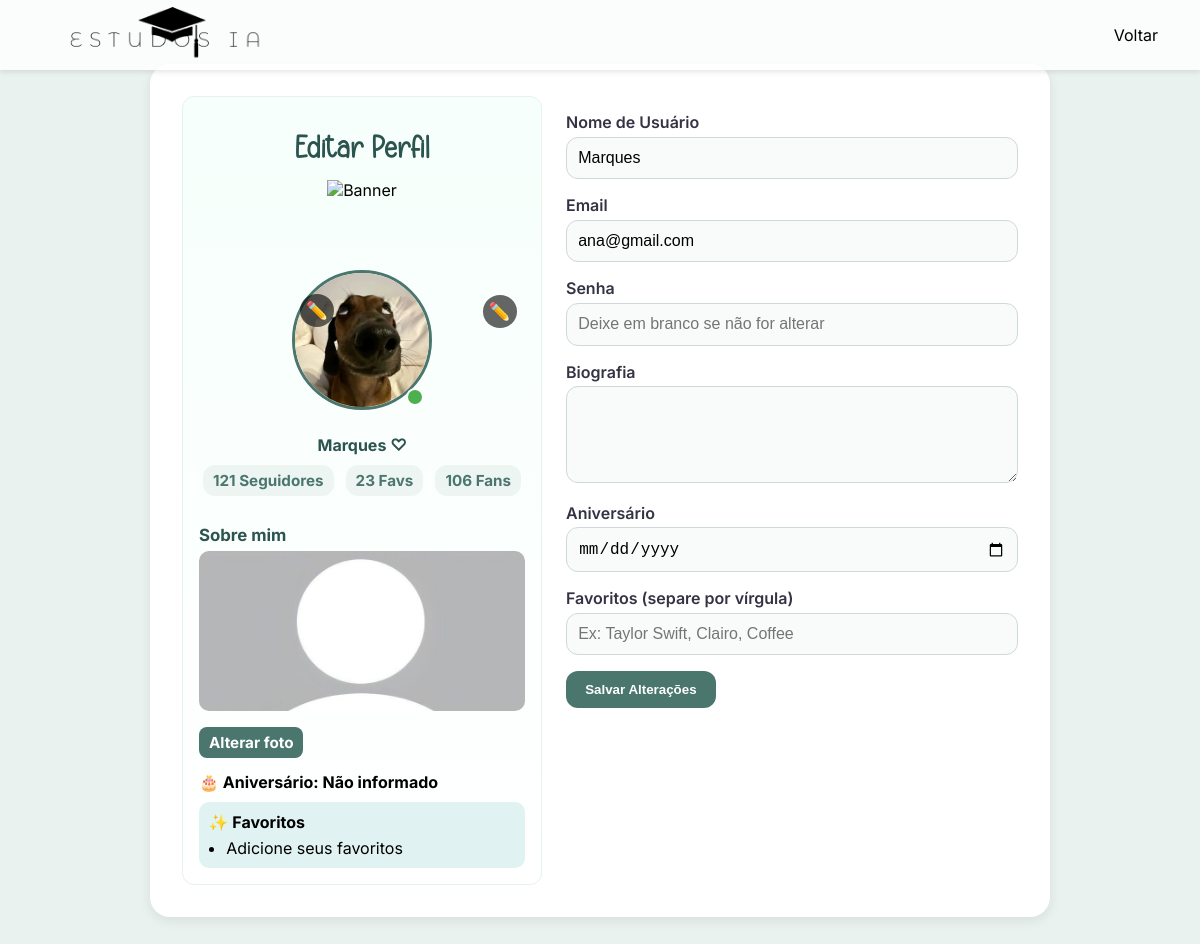
The app's page /editar_usuario.php (signed in) with its own data.
### tables this page shows
CREATE TABLE `usuarios` (
  `id` int(11) NOT NULL,
  `nome` varchar(100) NOT NULL,
  `email` varchar(100) NOT NULL,
  `senha` varchar(255) DEFAULT NULL,
  `biografia` text DEFAULT NULL,
  `foto` varchar(255) DEFAULT NULL,
  `arvore_escolhida` int(11) DEFAULT NULL,
  `ultimo_login` datetime DEFAULT current_timestamp(),
  `token` varchar(255) DEFAULT NULL,
  `expira_token` datetime DEFAULT NULL,
  `codigo_verificacao` varchar(10) DEFAULT NULL,
  `verificado` tinyint(4) DEFAULT 0,
  `username` varchar(50) DEFAULT NULL,
  `apelido` varchar(50) DEFAULT NULL,
  `data_nascimento` date DEFAULT NULL,
  `escola` varchar(100) DEFAULT NULL,
  `foto_pessoal` varchar(255) DEFAULT NULL,
  `preferencias` text DEFAULT NULL,
  `tags` varchar(255) DEFAULT NULL,
  `favoritos` text DEFAULT NULL,
  `data_criacao` datetime DEFAULT current_timestamp(),
  `bio_foto` varchar(255) DEFAULT NULL,
  `banner` varchar(255) DEFAULT NULL,
  `aniversario` date DEFAULT NULL
);

### editar_usuario.php (the view, shortened to what this page needs)
<?php
include('conexao.php');
$usuario_id = $_SESSION['usuario_id'];
$sql = "SELECT nome, email, biografia, foto FROM usuarios WHERE id = ?";
$stmt = $conn->prepare($sql);
$stmt->bind_param('i', $usuario_id);
$stmt->execute();
$stmt->store_result();
$stmt->bind_result($nome, $email, $biografia, $foto);
$has_aniversario = $conn->query("SHOW COLUMNS FROM usuarios LIKE 'aniversario'")->num_rows > 0;
$has_favoritos   = $conn->query("SHOW COLUMNS FROM usuarios LIKE 'favoritos'")->num_rows > 0;
$has_bio_foto    = $conn->query("SHOW COLUMNS FROM usuarios LIKE 'bio_foto'")->num_rows > 0;
$has_banner      = $conn->query("SHOW COLUMNS FROM usuarios LIKE 'banner'")->num_rows > 0;
$aniversario_db = '';
$favoritos_db   = '';
$bio_foto_db    = '';
if ($has_aniversario || $has_favoritos || $has_bio_foto || $has_banner) {
    $cols = [];
    if ($has_aniversario) $cols[] = 'aniversario';
    if ($has_favoritos)   $cols[] = 'favoritos';
    if ($has_bio_foto)    $cols[] = 'bio_foto';
    if ($has_banner)      $cols[] = 'banner';
    $sql2 = "SELECT " . implode(', ', $cols) . " FROM usuarios WHERE id = ?";
    $stmt2 = $conn->prepare($sql2);
    $stmt2->bind_param('i', $usuario_id);
    $stmt2->execute();
    $stmt2->store_result();
    $bind_names = [];
    $meta = $stmt2->result_metadata();
    $fields = [];
    foreach ($meta->fetch_fields() as $field) {
        $fields[] = &$row[$field->name];
        $bind_names[] = &$row[$field->name];
    }
    if (!empty($bind_names)) {
        if ($has_favoritos && isset($row['favoritos']))     $favoritos_db   = $row['favoritos'];
    }
}
$seguidores_count = 121;
$favoritos_count  = 23;
$fans_count       = 106;
?>
<!DOCTYPE html>
<html lang="pt-BR">
<head>
  <link href="https://unpkg.com/cropperjs@1.5.13/dist/cropper.min.css" rel="stylesheet"/>
</head>
<body>
  <header>
    <div class="logo"><img src="/imagens/logoatual.png" alt="Logo"></div>
    <nav>
      <ul>
          <li><a href="/inicio.php">Voltar</a></li>
      </ul>
    </nav>
  </header>
<div class="container">
<div class="preview">
  <h1>Editar Perfil</h1>
  <div class="perfil-banner">
    <label for="banner-file" class="edit-icon">✏️</label>
  </div>
  <div class="perfil-foto">
    <img id="preview-img" src="<?php echo !empty($foto) && file_exists($foto) ? $foto : 'imagens/usuarios/default.jpg'; ?>" alt="Preview">
    <label for="foto" class="edit-icon small left">✏️</label>
    <div class="online-bullet" title="Online"></div>
  </div>
  <div style="margin-top: .5rem; font-weight:700; color:#2c544f;">
    <?php echo htmlspecialchars($nome); ?> ♡
  </div>
  <div class="counts" aria-hidden="true">
    <div class="item"><?php echo $seguidores_count; ?> Seguidores</div>
    <div class="item"><?php echo $favoritos_count; ?> Favs</div>
    <div class="item"><?php echo $fans_count; ?> Fans</div>
  </div>
  <div class="about">
    <h4>Sobre mim</h4>
    <?php if (!empty($bio_foto_db) && file_exists($bio_foto_db)): ?>
  <img class="bio-photo-preview" id="bio-preview-sidebar" src="<?php echo $bio_foto_db; ?>" alt="">
<?php else: ?>
  <img class="bio-photo-preview" id="bio-preview-sidebar" src="imagens/bio/default.jpg" alt="">
<?php endif; ?>
    <label for="bio_foto_file" class="bio-file-label">Alterar foto</label>
    <div style="margin-top:.6rem; font-weight:700;">
      🎂 Aniversário:
      <?php echo ($has_aniversario && !empty($aniversario_db)) ? date('d/m/Y', strtotime($aniversario_db)) : 'Não informado'; ?>
    </div>
    <div class="favoritos-box">
      <strong>✨ Favoritos</strong>
      <ul style="margin: .4rem 0 0 1.1rem; padding:0;">
        <?php
          if ($has_favoritos && !empty($favoritos_db)) {
              $lista = explode(',', $favoritos_db);
              foreach ($lista as $it) {
                  echo "<li>" . htmlspecialchars(trim($it)) . "</li>";
              }
          } else {
              echo "<li>Adicione seus favoritos</li>";
          }
        ?>
      </ul>
    </div>
  </div>
</div>
  <div>
    <form method="POST" enctype="multipart/form-data" id="perfil-form">
      <label for="nome_usuario">Nome de Usuário</label>
      <input type="text" name="nome_usuario" id="nome_usuario" value="<?php echo htmlspecialchars($nome); ?>" required>
      <label for="email">Email</label>
      <input type="email" name="email" id="email" value="<?php echo htmlspecialchars($email); ?>" required>
      <label for="senha">Senha</label>
      <input type="password" name="senha" placeholder="Deixe em branco se não for alterar">
      <label for="biografia">Biografia</label>
      <textarea name="biografia" id="biografia" rows="4"><?php echo htmlspecialchars($biografia); ?></textarea>
      <?php if ($has_aniversario): ?>
        <label for="aniversario">Aniversário</label>
        <input type="date" name="aniversario" id="aniversario" value="<?php echo !empty($aniversario_db) ? htmlspecialchars(date('Y-m-d', strtotime($aniversario_db))) : ''; ?>">
      <?php else: ?>
      <?php endif; ?>
      <?php if ($has_favoritos): ?>
        <label for="favoritos">Favoritos (separe por vírgula)</label>
        <input type="text" name="favoritos" id="favoritos" value="<?php echo htmlspecialchars($favoritos_db); ?>" placeholder="Ex: Taylor Swift, Clairo, Coffee">
      <?php else: ?>
      <?php endif; ?>
      <div class="botoes">
        <button type="submit">Salvar Alterações</button>
      </div>
    </form>
  </div>
</div>
</body>
</html>

### editar_usuario.php (style rules this page uses)
* { box-sizing: border-box; }
header { position: fixed; top:0; left:0; width:100%; height:70px; background:#ffffffcc; display:flex; justify-content:space-between; align-items:center; padding:0 2rem; box-shadow:0 2px 5px rgba(0,0,0,0.1); z-index:1000; }
header .logo img { height:450px;width:auto;display:block; margin-left: -85px; }
nav ul { list-style:none; display:flex; align-items:center; gap:20px; margin:0; }
nav ul li a { text-decoration:none; color:black; padding:5px 10px; border-radius:8px; transition:.3s; }
body { background-color: #eaf2f0; font-family: 'Inter', sans-serif; padding: 2rem; margin: 0; }
.container { max-width: 900px; margin: 2rem auto; background-color: #fff; padding: 2rem; border-radius: 20px; box-shadow: 0 4px 12px rgba(0,0,0,0.08); display: grid; grid-template-columns: 360px 1fr; gap: 1.5rem; }
h1 { text-align: center; color: #2c544f; margin-bottom: 1rem; font-family: 'SimpleHandmade', cursive; font-size: 2.0rem; }
.preview { text-align: center; border-radius: 12px; padding: 1rem; background: linear-gradient(180deg, #f6fffb 0%, #ffffff 100%); border: 1px solid #e6f2ef; }
.perfil-foto { position: relative; display: inline-block; margin-bottom: 0.8rem; }
.perfil-foto img { width: 140px; height: 140px; border-radius: 50%; border: 4px solid #4a766e; object-fit: cover; transition: transform .3s ease, opacity .3s; }
.online-bullet { position: absolute; bottom: 8px; right: 8px; width: 18px; height: 18px; background: #4caf50; border: 2px solid white; border-radius: 50%; }
.counts { display:flex; justify-content:center; gap: 12px; margin-top: 0.6rem; color: #4a766e; font-weight: 700; }
.counts .item { background: rgba(74,118,110,0.07); padding: 6px 10px; border-radius: 12px; font-size: 0.95rem; }
form { display: block; }
label { font-weight: 600; display:block; margin-top: 1rem; margin-bottom: .3rem; color:#334; }
input[type="text"], input[type="email"], input[type="password"], input[type="date"], textarea { width: 100%; padding: 0.7rem; border: 1px solid #cfd8dc; border-radius: 12px; font-size: 1rem; background-color: #f9fafa; }
#preview-img { max-width: 160px; max-height: 160px; border-radius: 50%; border: 3px solid #4a766e; object-fit: cover; }
.botoes { display: flex; justify-content: flex-start; gap: 0.8rem; margin-top: 1rem; }
button { background-color: #4a766e; color: white; border: none; padding: 0.7rem 1.2rem; border-radius: 12px; cursor: pointer; font-weight: 600; }
.about { text-align: left; margin-top: 1rem; padding-top: 0.4rem; }
.about h4 { margin: .4rem 0; font-size:1.05rem; color:#2c544f; font-weight:700; }
.bio-photo-preview { width: 100%; border-radius: 10px; max-height: 160px; object-fit: cover; display:block; margin-bottom: .6rem; }
.favoritos-box { background: #e0f2f1; border-radius: 10px; padding: 0.6rem; margin-top: .6rem; }
.perfil-banner { position: relative; width: 100%; height: 160px; border-radius: 12px; overflow: hidden; margin-bottom: -70px; }
.perfil-foto { position: relative; display: inline-block; }
.edit-icon { position: absolute; bottom: 8px; right: 8px; background: rgba(0,0,0,0.6); color: white; font-size: 18px; padding: 6px; border-radius: 50%; cursor: pointer; }
.edit-icon.small.left { top: 8px; left: 8px; right: auto; bottom: auto; }
.bio-file-label { display: inline-block; padding: 6px 10px; background: #4a766e; color: #fff; border-radius: 8px; cursor: pointer; font-weight: 700; margin-top: 0.4rem; text-decoration: none; font-size: 0.95rem; }

### records on screen
usuarios: foto (picture), nome "Marques", nome_usuario "Marques", email "ana@gmail.com"

### other values on screen
$seguidores_count "121"
$favoritos_count "23"
$fans_count "106"
